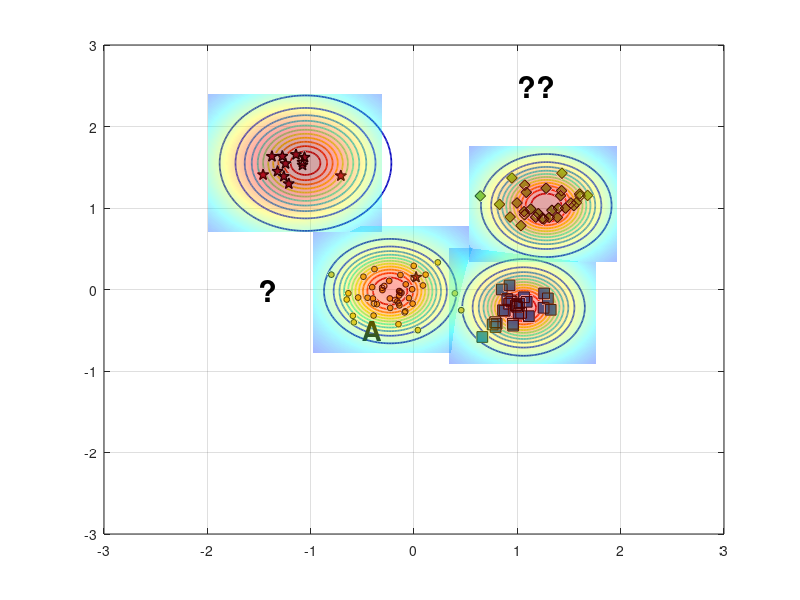

Reproduce this figure in MATLAB. (Note: this script raises an error after producing the figure.)
%% Reproduce EVM-style demo figure (no toolboxes)
clear; close all; clc; rng(7);

% ---------- 1) 合成四类二维数据 ----------
% 类中心（大致对应图中位置）
C_star  = [-1.15  1.55];   % 红色星
C_diam  = [ 1.25  1.05];   % 绿色菱形
C_square= [ 1.05 -0.20];   % 蓝色方块
C_dot   = [-0.20  0.00];   % 蓝色小点（被 A 标注影响的那簇）

% 协方差（控制每簇形状）
S = @(sx,sy,rho)[sx^2 rho*sx*sy; rho*sx*sy sy^2];
Sig_star   = S(0.18,0.20, 0.05);
Sig_diam   = S(0.22,0.18,-0.10);
Sig_square = S(0.20,0.16, 0.05);
Sig_dot    = S(0.25,0.18, 0.00);

% 从高斯采样（不用 mvnrnd）
sample = @(N,mu,SIG) (randn(N,2)*chol(SIG,'lower') + mu);

X_star   = sample(12,C_star,   Sig_star);
X_diam   = sample(30,C_diam,   Sig_diam);
X_square = sample(28,C_square, Sig_square);
X_dot    = sample(45,C_dot,    Sig_dot);

% 加一个“离群星”靠近 A（见原图左中）
X_star = [X_star; 0.02 0.15];

% ---------- 2) 底面散点与样式 ----------
figure('Color','w','Position',[100,100,800,600]);
hold on; box on; grid on;
z0 = 0; % 所有散点都放在 z=0 的平面

% 确保按照绘制顺序叠放，便于把散点置顶
set(gca,'SortMethod','childorder');

h_star   = scatter3(X_star(:,1),  X_star(:,2),  z0+zeros(size(X_star,1),1),  70, ...
        'pentagram', 'filled', 'MarkerEdgeColor','k', 'MarkerFaceColor',[0.635294 0.0784314 0.184314], 'LineWidth',1.0); % 红色五角星 #A2142F
h_diam   = scatter3(X_diam(:,1),  X_diam(:,2),  z0+zeros(size(X_diam,1),1),  60, ...
        'd', 'filled', 'MarkerEdgeColor','k', 'MarkerFaceColor',[0.466667 0.674510 0.188235]); % 绿色菱形 #77AC30
h_square = scatter3(X_square(:,1),X_square(:,2),z0+zeros(size(X_square,1),1),60, ...
        's', 'filled', 'MarkerEdgeColor','k', 'MarkerFaceColor',[0 0.447059 0.741176]); % 蓝色正方形 #0072BD
h_dot    = scatter3(X_dot(:,1),   X_dot(:,2),   z0+zeros(size(X_dot,1),1),   18, ...
        'o', 'filled', 'MarkerEdgeColor','k', 'MarkerFaceColor',[0.929412 0.694118 0.125490]); % 黄色圆形 #EDB120


% ---------- 3) ψ-model 等值环（彩色同心） ----------
% 采用带形状参的径向函数 psi(r) = exp(-(r/s)^t)
psi = @(X,Y,cx,cy,s,t) exp( - ( sqrt((X-cx).^2 + (Y-cy).^2) ./ s ).^t );

% 选几处“极端向量/代表点”（包含 A 所在）
EV = [ -0.23 -0.02 ;   % A 对应蓝点极端向量
        1.06 -0.22 ;   % 蓝方块
        1.28  1.03 ;   % 绿菱形
       -1.05  1.55 ];  % 红星
scale = [0.42, 0.36, 0.40, 0.48];   % 各自 scale
shape = [2.6,  2.2,  2.4,  2.0];    % 各自 shape

% 网格
[xg,yg] = meshgrid(linspace(-3,3,400));
colormap(jet); caxis([0 1]);

% 等高线层级（红到蓝：高到低）
levels = linspace(1.0,0.05,12);

for k = 1:size(EV,1)
    Z = psi(xg,yg,EV(k,1),EV(k,2),scale(k),shape(k));
    [~, h] = contour(xg,yg,Z,levels);    % 直接画在底面，保持颜色映射
    set(h,'LineWidth',1.25);

    % 将等高线明确压到 z=0（兼容不同 MATLAB 版本）
    ch = get(h,'Children');
    for ic = 1:numel(ch)
        zd = get(ch(ic),'ZData');
        if ~isempty(zd)
            set(ch(ic),'ZData',zeros(size(zd))); % 强制贴在 z=0
        end
    end
end

% 标出 A 与问号
text(-0.5,-0.5,0,'A','FontWeight','bold','FontSize',20,'Color','k');
text( 1, 2.5,0,'??','FontWeight','bold','FontSize',22,'Color','k');
text( -1.5,0,0,'?','FontWeight','bold','FontSize',22,'Color','k');

% ---------- 4) 上方半透明“钟形面”（表示类支持/概率） ----------
% 用四个高斯穹顶，中心与各簇一致
gauss2 = @(X,Y,cx,cy,s) exp(-((X-cx).^2 + (Y-cy).^2)/(2*s^2));
tops  = {C_star, C_diam, C_square, C_dot};
sigT  = [0.65 0.55 0.55 0.60];
amp   = [1.05 0.95 0.90 0.85];

% 抬高穹顶，并缩小每个穹顶的覆盖范围（为每个穹顶使用局部网格）
zlift      = 0.18;   % 统一抬高量（不改变颜色映射）
spanFactor = 1.3;    % 每个穹顶半宽 = spanFactor * sigma（越小覆盖越小）
gridN      = 121;    % 局部网格分辨率

for i=1:4
    cx = tops{i}(1); cy = tops{i}(2);
    span = spanFactor * sigT(i);
    [xgi,ygi] = meshgrid(linspace(cx - span, cx + span, gridN), ...
                         linspace(cy - span, cy + span, gridN));

    Zt = amp(i) * gauss2(xgi,ygi,cx,cy,sigT(i));
    % 用 Zt 作为颜色，Zt+zlift 作为高度，从而抬高且保留原色
    s1 = surf(xgi,ygi, Zt + zlift, Zt, 'EdgeColor','none', 'FaceAlpha',0.35);
end
shading interp; 
% camlight headlight; 
lighting gouraud;

% 将散点推到顶层
uistack([h_star h_diam h_square h_dot], 'top');

% ---------- 5) 轴、视角与观感 ----------
xlim([-2 2]); ylim([-1 3]); zlim([0 1.25]); view(47,21);
axis vis3d; daspect([1 1 0.8]);
set(gca,'FontName','Times New Roman','FontSize',12,'LineWidth',1);
% xlabel('x'); ylabel('y'); zlabel('score / \psi');

% 网格和背景风格
grid on; 
% set(gca,'GridAlpha',0.2,'MinorGridAlpha',0.2);
